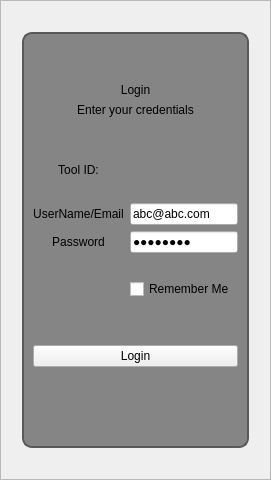
     <widget class="QFrame" name="loginFrame">
      <property name="enabled">
       <bool>true</bool>
      </property>
      <property name="sizePolicy">
       <sizepolicy hsizetype="Minimum" vsizetype="Preferred">
        <horstretch>0</horstretch>
        <verstretch>0</verstretch>
       </sizepolicy>
      </property>
      <property name="styleSheet">
       <string notr="true">#loginFrame {
	border:2px solid green;
	border-radius:10px; 
	background: url(:/pics/appIcon.ico) no-repeat center center fixed;
	background-color:white;
}
QGroupBox{
	background-color: rgba(89, 89, 89, 180);
	border:2px solid rgba(89, 89, 89, 255);
	border-radius: 10px;

}</string>
      </property>
      <property name="frameShape">
       <enum>QFrame::StyledPanel</enum>
      </property>
      <property name="frameShadow">
       <enum>QFrame::Raised</enum>
      </property>
      <layout class="QHBoxLayout" name="horizontalLayout_2">
       <item>
        <spacer name="horizontalSpacer_8">
         <property name="orientation">
          <enum>Qt::Horizontal</enum>
         </property>
         <property name="sizeType">
          <enum>QSizePolicy::Preferred</enum>
         </property>
         <property name="sizeHint" stdset="0">
          <size>
           <width>10</width>
           <height>20</height>
          </size>
         </property>
        </spacer>
       </item>
       <item>
        <layout class="QVBoxLayout" name="verticalLayout_7">
         <item>
          <spacer name="verticalSpacer_5">
           <property name="orientation">
            <enum>Qt::Vertical</enum>
           </property>
           <property name="sizeType">
            <enum>QSizePolicy::Preferred</enum>
           </property>
           <property name="sizeHint" stdset="0">
            <size>
             <width>20</width>
             <height>20</height>
            </size>
           </property>
          </spacer>
         </item>
         <item>
          <widget class="QGroupBox" name="loginGroup">
           <property name="title">
            <string/>
           </property>
           <layout class="QVBoxLayout" name="verticalLayout_6">
            <item>
             <layout class="QVBoxLayout" name="verticalLayout_4">
              <item>
               <spacer name="verticalSpacer">
                <property name="orientation">
                 <enum>Qt::Vertical</enum>
                </property>
                <property name="sizeType">
                 <enum>QSizePolicy::Fixed</enum>
                </property>
                <property name="sizeHint" stdset="0">
                 <size>
                  <width>20</width>
                  <height>40</height>
                 </size>
                </property>
               </spacer>
              </item>
              <item>
               <widget class="QLabel" name="label_9">
                <property name="text">
                 <string>Login</string>
                </property>
                <property name="alignment">
                 <set>Qt::AlignCenter</set>
                </property>
               </widget>
              </item>
              <item>
               <widget class="QLabel" name="label_10">
                <property name="text">
                 <string>Enter your credentials</string>
                </property>
                <property name="alignment">
                 <set>Qt::AlignCenter</set>
                </property>
               </widget>
              </item>
              <item>
               <spacer name="verticalSpacer_3">
                <property name="orientation">
                 <enum>Qt::Vertical</enum>
                </property>
                <property name="sizeType">
                 <enum>QSizePolicy::Preferred</enum>
                </property>
                <property name="sizeHint" stdset="0">
                 <size>
                  <width>20</width>
                  <height>40</height>
                 </size>
                </property>
               </spacer>
              </item>
              <item>
               <layout class="QGridLayout" name="gridLayout_4"/>
              </item>
              <item>
               <layout class="QGridLayout" name="gridLayout_3">
                <item row="2" column="1">
                 <widget class="QLineEdit" name="txt_UsernameEmail">
                  <property name="sizePolicy">
                   <sizepolicy hsizetype="Expanding" vsizetype="Expanding">
                    <horstretch>0</horstretch>
                    <verstretch>0</verstretch>
                   </sizepolicy>
                  </property>
                  <property name="text">
                   <string>abc@abc.com</string>
                  </property>
                 </widget>
                </item>
                <item row="1" column="0">
                 <widget class="QLabel" name="label_45">
                  <property name="sizePolicy">
                   <sizepolicy hsizetype="Preferred" vsizetype="Expanding">
                    <horstretch>0</horstretch>
                    <verstretch>0</verstretch>
                   </sizepolicy>
                  </property>
                  <property name="text">
                   <string/>
                  </property>
                  <property name="alignment">
                   <set>Qt::AlignCenter</set>
                  </property>
                 </widget>
                </item>
                <item row="0" column="1">
                 <widget class="QLabel" name="lbl_SystemID">
                  <property name="sizePolicy">
                   <sizepolicy hsizetype="Preferred" vsizetype="Expanding">
                    <horstretch>0</horstretch>
                    <verstretch>0</verstretch>
                   </sizepolicy>
                  </property>
                  <property name="text">
                   <string/>
                  </property>
                  <property name="alignment">
                   <set>Qt::AlignCenter</set>
                  </property>
                 </widget>
                </item>
                <item row="3" column="1">
                 <widget class="QLineEdit" name="txt_Password">
                  <property name="sizePolicy">
                   <sizepolicy hsizetype="Expanding" vsizetype="Expanding">
                    <horstretch>0</horstretch>
                    <verstretch>0</verstretch>
                   </sizepolicy>
                  </property>
                  <property name="text">
                   <string>12345678</string>
                  </property>
                  <property name="echoMode">
                   <enum>QLineEdit::Password</enum>
                  </property>
                 </widget>
                </item>
                <item row="5" column="1">
                 <widget class="QCheckBox" name="chck_LoginRememberMe">
                  <property name="text">
                   <string>Remember Me</string>
                  </property>
                 </widget>
                </item>
                <item row="0" column="0">
                 <widget class="QLabel" name="label_44">
                  <property name="sizePolicy">
                   <sizepolicy hsizetype="Preferred" vsizetype="Expanding">
                    <horstretch>0</horstretch>
                    <verstretch>0</verstretch>
                   </sizepolicy>
                  </property>
                  <property name="text">
                   <string>Tool ID:</string>
                  </property>
                  <property name="alignment">
                   <set>Qt::AlignCenter</set>
                  </property>
                 </widget>
                </item>
                <item row="5" column="0">
                 <widget class="QLabel" name="lbl_loginServerStatus">
                  <property name="sizePolicy">
                   <sizepolicy hsizetype="Preferred" vsizetype="Expanding">
                    <horstretch>0</horstretch>
                    <verstretch>0</verstretch>
                   </sizepolicy>
                  </property>
                  <property name="text">
                   <string/>
                  </property>
                  <property name="alignment">
                   <set>Qt::AlignCenter</set>
                  </property>
                 </widget>
                </item>
                <item row="2" column="0">
                 <widget class="QLabel" name="label_7">
                  <property name="sizePolicy">
                   <sizepolicy hsizetype="Preferred" vsizetype="Expanding">
                    <horstretch>0</horstretch>
                    <verstretch>0</verstretch>
                   </sizepolicy>
                  </property>
                  <property name="text">
                   <string>UserName/Email</string>
                  </property>
                  <property name="alignment">
                   <set>Qt::AlignCenter</set>
                  </property>
                 </widget>
                </item>
                <item row="3" column="0">
                 <widget class="QLabel" name="label_8">
                  <property name="sizePolicy">
                   <sizepolicy hsizetype="Preferred" vsizetype="Expanding">
                    <horstretch>0</horstretch>
                    <verstretch>0</verstretch>
                   </sizepolicy>
                  </property>
                  <property name="text">
                   <string>Password</string>
                  </property>
                  <property name="alignment">
                   <set>Qt::AlignCenter</set>
                  </property>
                 </widget>
                </item>
                <item row="4" column="0">
                 <widget class="QLabel" name="label_47">
                  <property name="sizePolicy">
                   <sizepolicy hsizetype="Preferred" vsizetype="Expanding">
                    <horstretch>0</horstretch>
                    <verstretch>0</verstretch>
                   </sizepolicy>
                  </property>
                  <property name="text">
                   <string/>
                  </property>
                  <property name="alignment">
                   <set>Qt::AlignCenter</set>
                  </property>
                 </widget>
                </item>
               </layout>
              </item>
              <item>
               <spacer name="verticalSpacer_4">
                <property name="orientation">
                 <enum>Qt::Vertical</enum>
                </property>
                <property name="sizeType">
                 <enum>QSizePolicy::Preferred</enum>
                </property>
                <property name="sizeHint" stdset="0">
                 <size>
                  <width>20</width>
                  <height>40</height>
                 </size>
                </property>
               </spacer>
              </item>
              <item>
               <widget class="QPushButton" name="pb_Login">
                <property name="sizePolicy">
                 <sizepolicy hsizetype="Minimum" vsizetype="Expanding">
                  <horstretch>0</horstretch>
                  <verstretch>0</verstretch>
                 </sizepolicy>
                </property>
                <property name="text">
                 <string>Login</string>
                </property>
               </widget>
              </item>
              <item>
               <spacer name="verticalSpacer_2">
                <property name="orientation">
                 <enum>Qt::Vertical</enum>
                </property>
                <property name="sizeType">
                 <enum>QSizePolicy::Preferred</enum>
                </property>
                <property name="sizeHint" stdset="0">
                 <size>
                  <width>20</width>
                  <height>40</height>
                 </size>
                </property>
               </spacer>
              </item>
              <item>
               <widget class="QLabel" name="lbl_LoginResults">
                <property name="styleSheet">
                 <string notr="true">padding:5px;</string>
                </property>
                <property name="text">
                 <string/>
                </property>
                <property name="wordWrap">
                 <bool>true</bool>
                </property>
               </widget>
              </item>
             </layout>
            </item>
           </layout>
          </widget>
         </item>
         <item>
          <spacer name="verticalSpacer_6">
           <property name="orientation">
            <enum>Qt::Vertical</enum>
           </property>
           <property name="sizeType">
            <enum>QSizePolicy::Preferred</enum>
           </property>
           <property name="sizeHint" stdset="0">
            <size>
             <width>20</width>
             <height>20</height>
            </size>
           </property>
          </spacer>
         </item>
        </layout>
       </item>
       <item>
        <spacer name="horizontalSpacer_9">
         <property name="orientation">
          <enum>Qt::Horizontal</enum>
         </property>
         <property name="sizeType">
          <enum>QSizePolicy::Preferred</enum>
         </property>
         <property name="sizeHint" stdset="0">
          <size>
           <width>10</width>
           <height>20</height>
          </size>
         </property>
        </spacer>
       </item>
      </layout>
     </widget>
